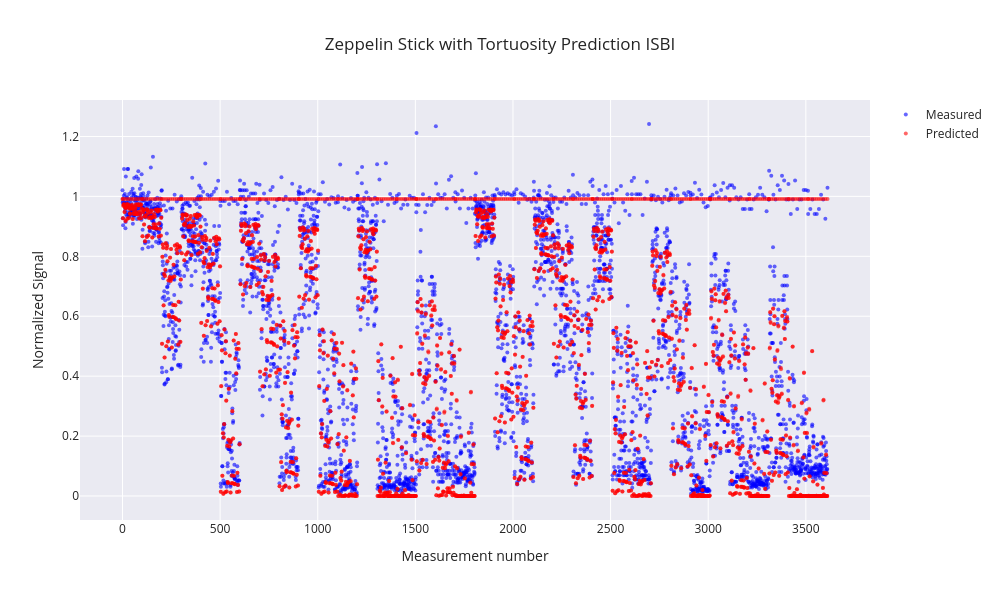

The cell this chart's notebook holds for it:
### Code cell
def get_startx_zeppelin_tortuosity():
    """Generate starting point for zeppelin-stick with tortuosity"""
    startx = np.array([
        np.sqrt(np.random.uniform(0, 1)),     # S0
        np.sqrt(np.random.uniform(0.0001, 0.002)),  # diff (lambda1)
        np.random.uniform(-2, 2),                    # f
        np.random.uniform(-2, 2),                    # theta
        np.random.uniform(-2, 2)                     # phi
    ])
    return startx

model_name = "Zeppelin Stick with Tortuosity"
best_params, best_RESNORM_zeppelin_tortuosity, count_minima = optimize_voxel(
    model_name, 
    zeppelin_stick_tortuosity_SSD, 
    get_startx_zeppelin_tortuosity, 
    meas, 
    bvals, 
    grad_dirs=grad_dirs, 
    num_restarts=100
)

S_predicted = zeppelin_stick_tortuosity(best_params, bvals, grad_dirs)

lambda2 = (1 - best_params[2]) * best_params[1]

print(f"Fitted parameters for: {model_name}:")
print(f"Frequency of Global Minumum: {count_minima}")
print(f"S0: {best_params[0]:.4e}")
print(f"diff: {best_params[1]:.4e}")
print(f"f: {best_params[2]:.4e}")
print(f"lambda2: {lambda2:.4e}")
print(f"theta: {best_params[3]:.4e}")
print(f"phi: {best_params[4]:.4e}")
print(f"\nRESNORM: {best_RESNORM_zeppelin_tortuosity:.4e}")

# Plot results
plot_model_fit(meas, S_predicted, "Zeppelin Stick with Tortuosity Prediction ISBI", yaxis_title="Normalized Signal")

### Figure 1 — Plotly figure (JSON) as saved in the notebook; plotly's stock layout.template omitted (floating-point values rounded to 4 significant figures; data arrays with more than 128 entries replaced by an {"elided": "..."} marker saying what was removed)
{"data": [{"marker": {"color": "blue", "opacity": 0.6, "size": 4}, "mode": "markers", "name": "Measured", "type": "scatter", "x": {"elided": "3612 int values"}, "y": {"elided": "3612 float values"}}, {"marker": {"color": "red", "opacity": 0.6, "size": 4}, "mode": "markers", "name": "Predicted", "type": "scatter", "x": {"elided": "3612 int values"}, "y": {"elided": "3612 float values"}}], "layout": {"height": 600, "showlegend": true, "title": {"text": "Zeppelin Stick with Tortuosity Prediction ISBI"}, "width": 1000, "xaxis": {"title": {"text": "Measurement number"}}, "yaxis": {"gridwidth": 1, "showgrid": true, "title": {"text": "Normalized Signal"}}}}
